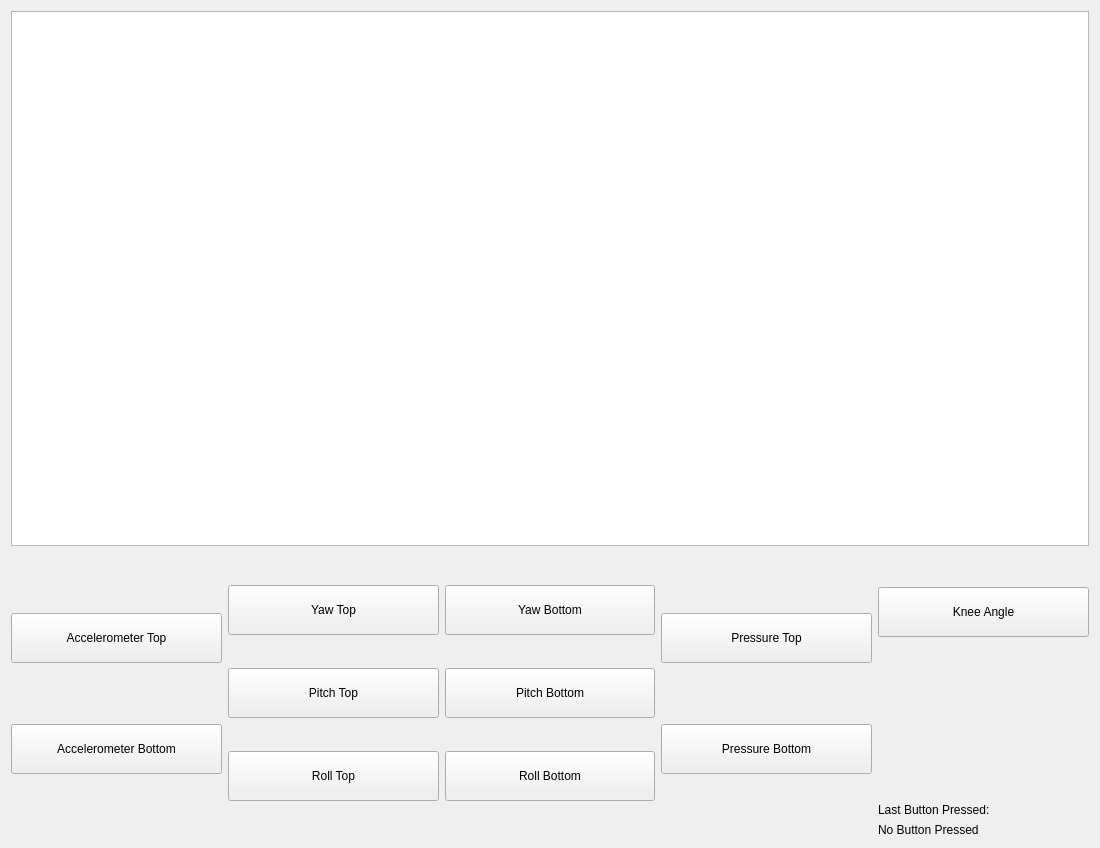
<?xml version="1.0" encoding="UTF-8"?>
<ui version="4.0">
 <class>graphs</class>
 <widget class="QWidget" name="graphs">
  <property name="geometry">
   <rect>
    <x>0</x>
    <y>0</y>
    <width>1100</width>
    <height>848</height>
   </rect>
  </property>
  <property name="sizePolicy">
   <sizepolicy hsizetype="MinimumExpanding" vsizetype="MinimumExpanding">
    <horstretch>0</horstretch>
    <verstretch>0</verstretch>
   </sizepolicy>
  </property>
  <property name="windowTitle">
   <string>Form</string>
  </property>
  <layout class="QGridLayout" name="gridLayout_2">
   <item row="0" column="0">
    <layout class="QGridLayout" name="gridLayout">
     <item row="0" column="0">
      <widget class="PlotWidget" name="graphicsView">
       <property name="sizePolicy">
        <sizepolicy hsizetype="Expanding" vsizetype="Expanding">
         <horstretch>0</horstretch>
         <verstretch>0</verstretch>
        </sizepolicy>
       </property>
      </widget>
     </item>
     <item row="1" column="0">
      <layout class="QHBoxLayout" name="horizontalLayout">
       <item>
        <layout class="QVBoxLayout" name="verticalLayout">
         <property name="spacing">
          <number>0</number>
         </property>
         <property name="sizeConstraint">
          <enum>QLayout::SetFixedSize</enum>
         </property>
         <item>
          <widget class="QPushButton" name="accel_t">
           <property name="sizePolicy">
            <sizepolicy hsizetype="Expanding" vsizetype="Expanding">
             <horstretch>0</horstretch>
             <verstretch>0</verstretch>
            </sizepolicy>
           </property>
           <property name="maximumSize">
            <size>
             <width>16777215</width>
             <height>50</height>
            </size>
           </property>
           <property name="text">
            <string>Accelerometer Top</string>
           </property>
          </widget>
         </item>
         <item>
          <widget class="QPushButton" name="accel_b">
           <property name="sizePolicy">
            <sizepolicy hsizetype="Expanding" vsizetype="Expanding">
             <horstretch>0</horstretch>
             <verstretch>0</verstretch>
            </sizepolicy>
           </property>
           <property name="maximumSize">
            <size>
             <width>16777215</width>
             <height>50</height>
            </size>
           </property>
           <property name="text">
            <string>Accelerometer Bottom</string>
           </property>
          </widget>
         </item>
        </layout>
       </item>
       <item>
        <layout class="QVBoxLayout" name="verticalLayout_2">
         <property name="spacing">
          <number>0</number>
         </property>
         <property name="sizeConstraint">
          <enum>QLayout::SetFixedSize</enum>
         </property>
         <item>
          <widget class="QPushButton" name="yaw_t">
           <property name="sizePolicy">
            <sizepolicy hsizetype="Expanding" vsizetype="Expanding">
             <horstretch>0</horstretch>
             <verstretch>0</verstretch>
            </sizepolicy>
           </property>
           <property name="maximumSize">
            <size>
             <width>16777215</width>
             <height>50</height>
            </size>
           </property>
           <property name="text">
            <string>Yaw Top</string>
           </property>
          </widget>
         </item>
         <item>
          <widget class="QPushButton" name="pitch_t">
           <property name="sizePolicy">
            <sizepolicy hsizetype="Expanding" vsizetype="Expanding">
             <horstretch>0</horstretch>
             <verstretch>0</verstretch>
            </sizepolicy>
           </property>
           <property name="maximumSize">
            <size>
             <width>16777215</width>
             <height>50</height>
            </size>
           </property>
           <property name="text">
            <string>Pitch Top</string>
           </property>
          </widget>
         </item>
         <item>
          <widget class="QPushButton" name="roll_t">
           <property name="sizePolicy">
            <sizepolicy hsizetype="Expanding" vsizetype="Expanding">
             <horstretch>0</horstretch>
             <verstretch>0</verstretch>
            </sizepolicy>
           </property>
           <property name="maximumSize">
            <size>
             <width>16777215</width>
             <height>50</height>
            </size>
           </property>
           <property name="text">
            <string>Roll Top</string>
           </property>
          </widget>
         </item>
        </layout>
       </item>
       <item>
        <layout class="QVBoxLayout" name="verticalLayout_3">
         <property name="spacing">
          <number>0</number>
         </property>
         <property name="sizeConstraint">
          <enum>QLayout::SetFixedSize</enum>
         </property>
         <item>
          <widget class="QPushButton" name="yaw_b">
           <property name="sizePolicy">
            <sizepolicy hsizetype="Expanding" vsizetype="Expanding">
             <horstretch>0</horstretch>
             <verstretch>0</verstretch>
            </sizepolicy>
           </property>
           <property name="maximumSize">
            <size>
             <width>16777215</width>
             <height>50</height>
            </size>
           </property>
           <property name="text">
            <string>Yaw Bottom</string>
           </property>
          </widget>
         </item>
         <item>
          <widget class="QPushButton" name="pitch_b">
           <property name="sizePolicy">
            <sizepolicy hsizetype="Expanding" vsizetype="Expanding">
             <horstretch>0</horstretch>
             <verstretch>0</verstretch>
            </sizepolicy>
           </property>
           <property name="maximumSize">
            <size>
             <width>16777215</width>
             <height>50</height>
            </size>
           </property>
           <property name="text">
            <string>Pitch Bottom</string>
           </property>
          </widget>
         </item>
         <item>
          <widget class="QPushButton" name="roll_b">
           <property name="sizePolicy">
            <sizepolicy hsizetype="Expanding" vsizetype="Expanding">
             <horstretch>0</horstretch>
             <verstretch>0</verstretch>
            </sizepolicy>
           </property>
           <property name="maximumSize">
            <size>
             <width>16777215</width>
             <height>50</height>
            </size>
           </property>
           <property name="text">
            <string>Roll Bottom</string>
           </property>
          </widget>
         </item>
        </layout>
       </item>
       <item>
        <layout class="QVBoxLayout" name="verticalLayout_4">
         <property name="spacing">
          <number>0</number>
         </property>
         <property name="sizeConstraint">
          <enum>QLayout::SetFixedSize</enum>
         </property>
         <item>
          <widget class="QPushButton" name="pressure_t">
           <property name="sizePolicy">
            <sizepolicy hsizetype="Expanding" vsizetype="Expanding">
             <horstretch>0</horstretch>
             <verstretch>0</verstretch>
            </sizepolicy>
           </property>
           <property name="maximumSize">
            <size>
             <width>16777215</width>
             <height>50</height>
            </size>
           </property>
           <property name="text">
            <string>Pressure Top</string>
           </property>
          </widget>
         </item>
         <item>
          <widget class="QPushButton" name="pressure_b">
           <property name="sizePolicy">
            <sizepolicy hsizetype="Expanding" vsizetype="Expanding">
             <horstretch>0</horstretch>
             <verstretch>0</verstretch>
            </sizepolicy>
           </property>
           <property name="maximumSize">
            <size>
             <width>16777215</width>
             <height>50</height>
            </size>
           </property>
           <property name="text">
            <string>Pressure Bottom</string>
           </property>
          </widget>
         </item>
        </layout>
       </item>
       <item>
        <layout class="QVBoxLayout" name="verticalLayout_5">
         <item>
          <spacer name="verticalSpacer_4">
           <property name="orientation">
            <enum>Qt::Vertical</enum>
           </property>
           <property name="sizeType">
            <enum>QSizePolicy::Fixed</enum>
           </property>
           <property name="sizeHint" stdset="0">
            <size>
             <width>20</width>
             <height>35</height>
            </size>
           </property>
          </spacer>
         </item>
         <item>
          <widget class="QPushButton" name="knee_angle">
           <property name="sizePolicy">
            <sizepolicy hsizetype="Expanding" vsizetype="Expanding">
             <horstretch>0</horstretch>
             <verstretch>0</verstretch>
            </sizepolicy>
           </property>
           <property name="maximumSize">
            <size>
             <width>16777215</width>
             <height>50</height>
            </size>
           </property>
           <property name="text">
            <string>Knee Angle</string>
           </property>
          </widget>
         </item>
         <item>
          <spacer name="verticalSpacer_3">
           <property name="orientation">
            <enum>Qt::Vertical</enum>
           </property>
           <property name="sizeType">
            <enum>QSizePolicy::Fixed</enum>
           </property>
           <property name="sizeHint" stdset="0">
            <size>
             <width>20</width>
             <height>160</height>
            </size>
           </property>
          </spacer>
         </item>
         <item>
          <widget class="QLabel" name="label">
           <property name="sizePolicy">
            <sizepolicy hsizetype="Fixed" vsizetype="Fixed">
             <horstretch>0</horstretch>
             <verstretch>0</verstretch>
            </sizepolicy>
           </property>
           <property name="text">
            <string>Last Button Pressed:</string>
           </property>
          </widget>
         </item>
         <item>
          <widget class="QLabel" name="ButtonPressed">
           <property name="sizePolicy">
            <sizepolicy hsizetype="Expanding" vsizetype="Fixed">
             <horstretch>0</horstretch>
             <verstretch>0</verstretch>
            </sizepolicy>
           </property>
           <property name="text">
            <string>No Button Pressed</string>
           </property>
          </widget>
         </item>
        </layout>
       </item>
      </layout>
     </item>
    </layout>
   </item>
  </layout>
 </widget>
 <customwidgets>
  <customwidget>
   <class>PlotWidget</class>
   <extends>QGraphicsView</extends>
   <header>pyqtgraph</header>
  </customwidget>
 </customwidgets>
 <resources/>
 <connections/>
</ui>
